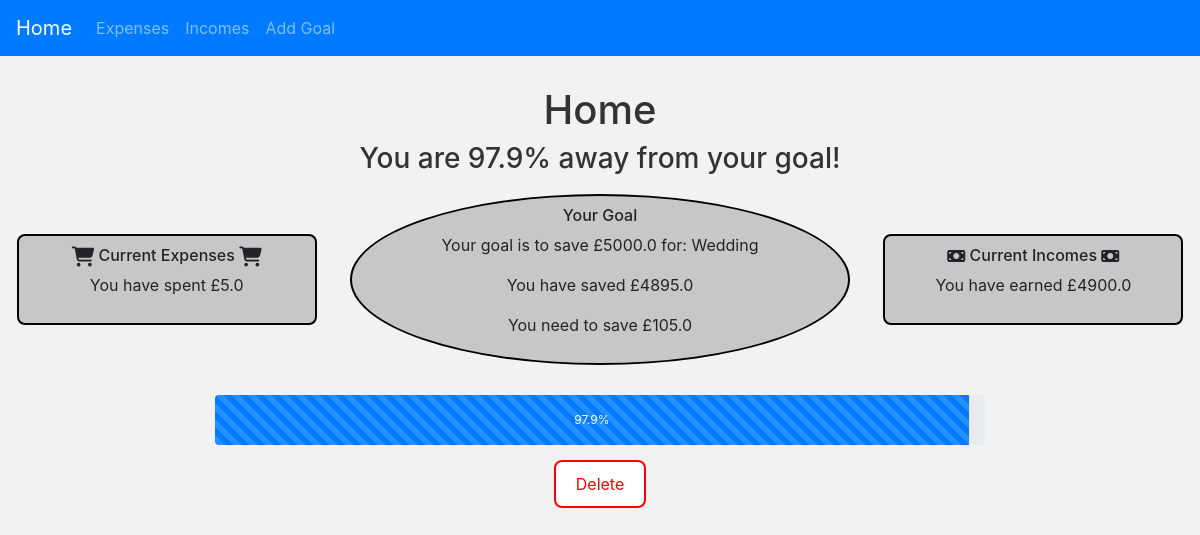
The page / on the database its author committed.
### app/models.py (models this page shows)
class Goal(db.Model):
    Goal_id = db.Column(db.Integer, primary_key=True)
    goal = db.Column(db.String(500))
    amount = db.Column(db.Float)

### app/views.py (the view)
@app.route('/', methods=['GET', 'POST'])
def home():
    expenses = Expenses.query.all()
    incomes = Incomes.query.all()
    goal = Goal.query.first()
    total_expenses = 0
    total_incomes = 0
    progress = 0
    goalName = ""
    goalAmount = 0
    goal_id = 0
    for expense in expenses:
        total_expenses += expense.cost
    for income in incomes:
        total_incomes += income.cost
    if goal != None:
        goalName = goal.goal
        goalAmount = goal.amount
        goal_id = goal.Goal_id
        progress = round(((total_incomes - total_expenses) / goalAmount) * 100, 2)
    return render_template('home.html',
                           title='Home',
                           home=home,
                           progress=progress,
                           total_expenses=total_expenses,
                           total_incomes=total_incomes,
                           goalName=goalName,
                           goalAmount=goalAmount,
                           goal_id=goal_id
                           )

### app/templates/home.html
{% extends "base.html" %}
{% block content %}
<div class="centered-container">
    <h1>Home</h1>
    {% if progress >= 100 %}
        <h3>Congratulations! You have achieved your goal.</h3>
    {% else %}
        <h3>You are {{ progress }}% away from your goal!</h3>
    {% endif %}
</div>
<div class="homeBoxContainer">
    <div class="homeBox">
        <h6><i class="fas fa-shopping-cart fa-lg" style="vertical-align: middle;"></i> Current Expenses <i class="fas fa-shopping-cart fa-lg" style="vertical-align: middle;"></i></h6>
        <p>You have spent £{{ total_expenses }}</p>
    </div>
    {% if goal_id != 0 %}
        <div class="homeBox circle-box">
            <h6>Your Goal</h6>
            <p>Your goal is to save £{{ goalAmount }} for: {{ goalName }}</p>
            <p>You have saved £{{ total_incomes - total_expenses }}</p>
            <p>You need to save £{{ goalAmount - total_incomes + total_expenses }}</p>
        </div>
    {% else %}
        <div class="homeBox circle-box">
            <h3>You need a goal!</h3>
        </div>
    {% endif %}
    <div class="homeBox">
        <h6><i class="fas fa-money-bill" style="vertical-align: middle;"></i> Current Incomes <i class="fas fa-money-bill" style="vertical-align: middle;"></i></h6>
        <p>You have earned £{{ total_incomes }}</p>
    </div>
</div>
<div class="container-fluid">
    <div class="row">
        <div class="col-2"></div>
        <div class="col-8">
            <div class="progress" style="height: 50px;">
                <div class="progress-bar progress-bar-striped progress-bar-animated"
                    style="width: {{progress}}%"
                    role="progressbar"
                    aria-valuemin="0"
                    aria-valuemax="100">{{ progress }}%
                </div>
            </div>
        </div>
    </div>
</div>
{% if goal_id != 0 %}
<div class="centered-container">
    <a href="{{ url_for('remove_goal', goal_id=goal_id) }}" class="btn btn-danger-home">Delete</a>
</div>
{% endif %}
{% endblock %}

### app/static/style.css (style rules this page uses)
body { background-color: #f2f2f2; }
h1 { margin-top: 30px; color: #333; }
h3 { align-content: center; color: #333; }
.centered-container { display: flex; flex-direction: column; align-items: center; justify-content: center; }
.homeBox { border: 2px solid #000000; padding: 10px; background-color: #8d8d8d6d; border-radius: 8px; width: 300px; margin: 10px; display: flex; flex-direction: column; justify-content: space-between; align-items: center; text-align: center; }
.circle-box { border-radius: 50%; height: 400; width: 500px; }
.homeBoxContainer { display: flex; justify-content: space-around; align-items: center; margin-bottom: 20px; }
.progress-bar.progress-bar-animated { animation-duration: 2s; }
.btn-danger-home { background-color: rgb(255, 255, 255); color: rgb(255, 0, 0); padding: 10px 20px; border: 2px solid #ff0000; border-radius: 8px; text-decoration: dotted; margin-top: 15px; }

### rows shown on the page
Goal: amount "5000.0", goal "Wedding", goalAmount-total_incomes+total_expenses "105.0"

### other values the page prints
{{ progress }} "97.9"
{{ total_expenses }} "5.0"
{{ total_incomes - total_expenses }} "4895.0"
{{ total_incomes }} "4900.0"
